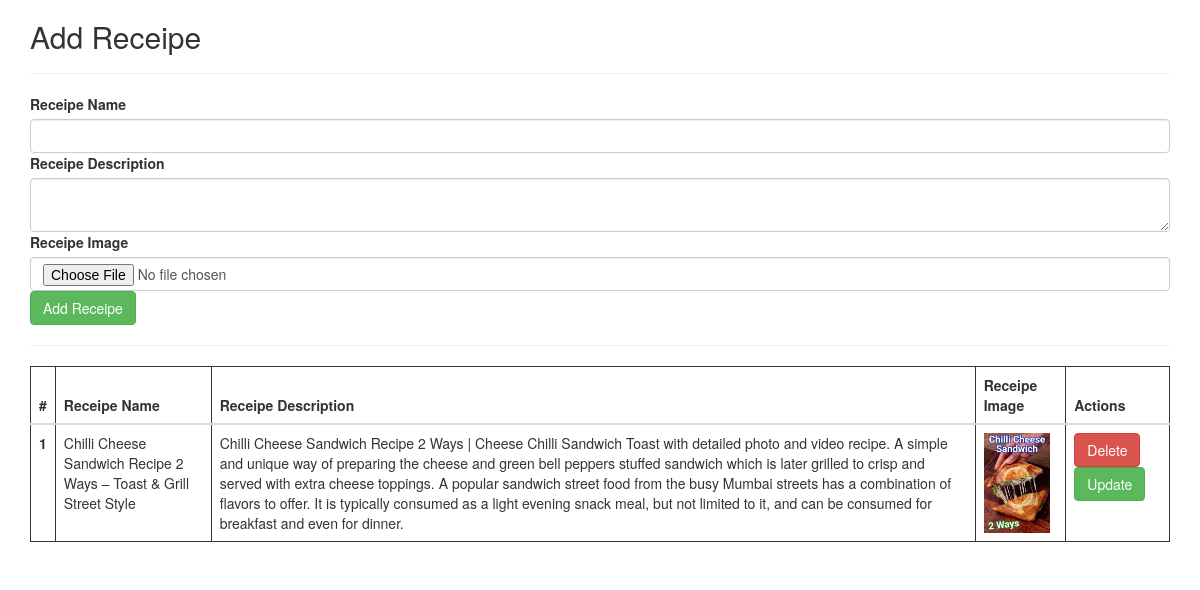
The page /receipes on the database its author committed.
### vege/models.py (models this page shows)
class Recipe(models.Model):
    receipe_name = models.CharField(max_length=100)
    receipe_description = models.TextField()
    receipe_image = models.ImageField(upload_to="receipe")

### vege/views.py (the view, shortened to what this page needs)
# urls.py: path('receipes' , receipes),
def receipes(request):
    queryset = Recipe.objects.all()
    context = {'receipes' : queryset}
    return render (request , 'receipes/receipes.html' , context )

### vege/templates/receipes/receipes.html (shortened to what this page needs)
{% extends "base.html" %}
{% block start %}
<link rel="stylesheet" href="https://cdn.jsdelivr.net/npm/bootstrap@3.3.7/dist/css/bootstrap.min.css"
>
<div class="container mt-5">
  <form class="col-6 mx-auto card p-3 shado-lg" method="post" enctype="multipart/form-data">
    <h2>Add Receipe</h2>
    <hr>
    <div class="mb-3">
      <label for="exampleInputEmail1" class="form-label">Receipe Name</label>
      <input type="text" name="receipe_name" class="form-control">
    </div>
    <div class="mb-3">
      <label for="exampleInputPassword1" class="form-label">Receipe Description</label>
      <textarea class="form-control" name="receipe_description"></textarea>
    </div>
    <div class="mb-3">
      <label for="exampleInputEmail1" class="form-label">Receipe Image</label>
      <input type="file" name="receipe_image" class="form-control">
    </div>
    <button type="submit" class="btn btn-success">Add Receipe</button>
  </form>
  <hr>
  <table class="table">
    <thead>
      <tr>
        <th scope="col">#</th>
        <th scope="col">Receipe Name</th>
        <th scope="col">Receipe Description</th>
        <th scope="col">Receipe Image</th>
        <th scope="col">Actions</th>
      </tr>
    </thead>
    <tbody>
      {% for receipe in receipes %}
      <tr>
        <th scope="row">{{forloop.counter}}</th>
        <td>{{receipe.receipe_name}}</td>
        <td>{{receipe.receipe_description}}</td>
        <td>
          <img src=/media/{{receipe.receipe_image}} style="height: 100px">
        </td>
        <td>
          <a href="/delete_receipes/{{receipe.id}}" class="btn btn-danger">Delete</a>
          <a href="/update_receipes/{{receipe.id}}" class="btn btn-success">Update</a>
        </td>
      </tr>
      {% endfor %}
    </tbody>
  </table>
</div>
{% endblock %}

### home/templates/base.html (shortened to what this page needs)
<!DOCTYPE html>
<html lang="en">
<head>
</head>
<body>
{% block start %}
{% endblock %}
</body>
</html>

### home/templates/base.html (style rules this page uses)
table, th, td { border: 1px solid; }

### rows shown on the page
Recipe: receipe_name "Chilli Cheese Sandwich Recipe 2 Ways – Toast & Grill Street Style", receipe_description "Chilli Cheese Sandwich Recipe 2 Ways | Cheese Chilli Sandwich Toast with detailed photo and video recipe. A simple and unique way of preparing the cheese and green bell peppers stuffed sandwich which is later grilled to crisp and served with extra cheese toppings. A popular sandwich street food from the busy Mumbai streets has a combination of flavors to offer. It is typically consumed as a light evening snack meal, but not limited to it, and can be consumed for breakfast and even for dinner.", receipe_image (picture)
